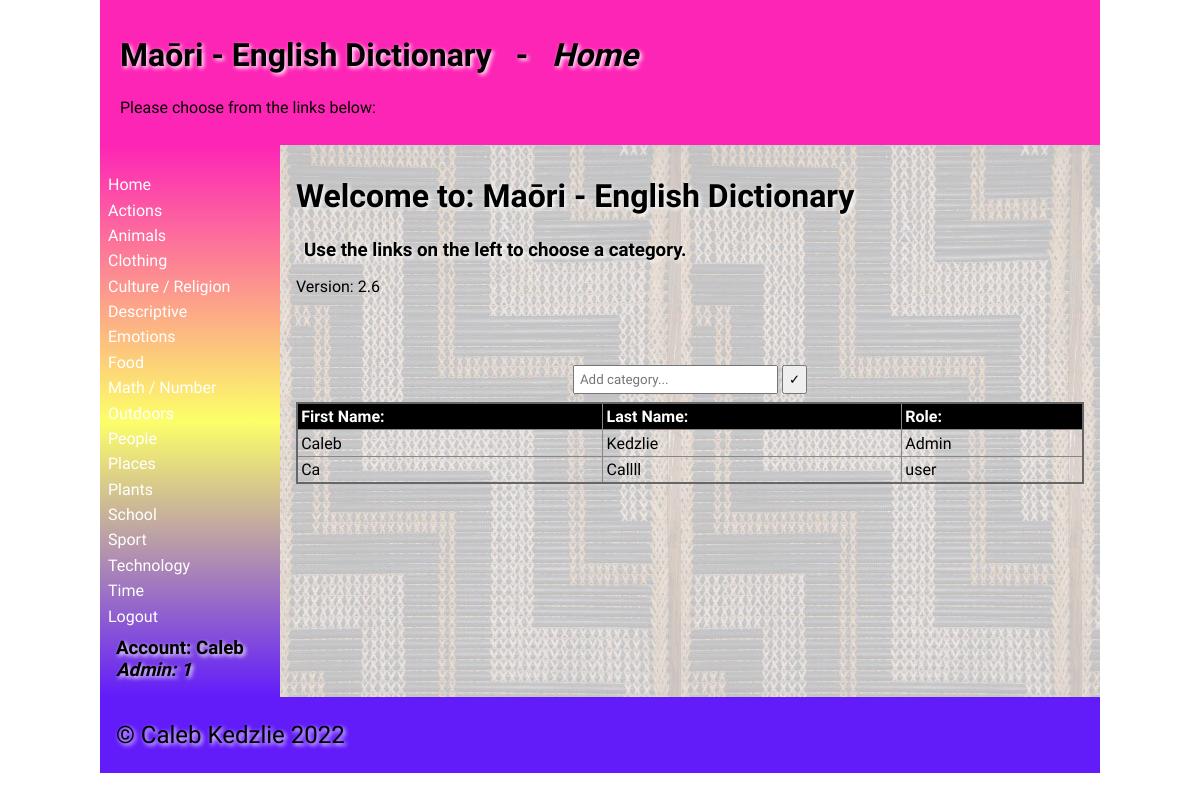
Screenshot of / (signed in) with the database file from the repository.
### tables this page shows
CREATE TABLE categories
(
	id integer /*autoincrement needs PK*/,
	category varchar(30)
, link varchar(30));

CREATE TABLE "users"
(
	id integer
		constraint users_pk
			primary key autoincrement,
	fname varchar(30),
	lname varchar(30),
	email varchar(60),
	password char(60),
	admin integer default 0 not null
);

### app.py (the view)
@app.route('/')
def render_homepage():
    return render_template('home.html', table=get_dictionary(), categories=get_categories(), users=get_users(),
                           logged_in=is_logged_in(), name=session.get('first_name'), admin=session.get('admin'))

### app.py (called while the page is built)
def create_connection(db_file):
    try:
        connection = sqlite3.connect(db_file)
        print(connection)
        return connection
    except Error as e:
        print(e)
    return None

def get_dictionary():
    con = create_connection(DB_NAME)
    query = "SELECT id, maori, english, category, definition, level FROM dictionary"
    cur = con.cursor()
    cur.execute(query)
    table = cur.fetchall()
    con.close()
    return table

def get_categories():
    con = create_connection(DB_NAME)
    query = "SELECT category, link FROM categories"
    cur = con.cursor()
    cur.execute(query)
    categories_table = cur.fetchall()
    con.close()
    return categories_table

def get_users():
    con = create_connection(DB_NAME)
    query = "SELECT fname, lname, admin FROM users"
    cur = con.cursor()
    cur.execute(query)
    user_table = cur.fetchall()
    con.close()
    return user_table

def is_logged_in():
    if session.get('email') is None:
        print("Currently not logged in")
        return False
    else:
        print("Currently logged in")
        return True

### templates/home.html (shortened to what this page needs)
{% extends "base.html" %}
{% block heading %}Maōri - English Dictionary &#160;&#160;-&#160;&#160; <em>Home</em>{% endblock %}
{% block main %}
<h1>Welcome to: Maōri - English Dictionary</h1>
<h3>Use the links on the left to choose a category.</h3>
<p>Version: 2.6</p>
{% if admin == 1: %}
<form class="small-form" method="POST">
    <div class="button-group">
        <input name="category" placeholder="Add category...">
        <input type="submit" name="button" value="✓">
    </div>
</form>
<div class="table">
    <table>
        <tr>
            <th>First Name:</th>
            <th>Last Name:</th>
            <th>Role:</th>
        </tr>
        {% for fname, lname, admin in users: %}
        <tr>
            <td>{{ fname }}</td>
            <td>{{ lname }}</td>
            {% if admin == 2: %}
            <td>Owner</td>
            {% elif admin == 1: %}
            <td>Admin</td>
            {% else: %}
            <td>user</td>
            {% endif %}
        </tr>
        {% endfor %}
    </table>
</div>
{% endif %}
{% endblock %}

### templates/base.html (shortened to what this page needs)
<!doctype html>
<html lang="en">
<head>
	<link href="{{ url_for('static', filename='css/style.css') }}" rel="stylesheet">
</head>
<body>
	<div id="container">
		<header>
			<div class="header">
				<h1>{% block heading %}{% endblock %}</h1>
				<p>Please choose from the links below:</p>
			</div>
		</header>
		<nav>
			<ul>
				<li><a href="\">Home</a></li>
				{% for category, link in categories %}
				<li><a href="\main\{{ link }}">{{ category }}</a></li>
        		{% endfor %}
				{% if logged_in: %}
					<li><a href="\logout">Logout</a></li>
					<h3>Account: {{ name }} <em>Admin: {{ admin }}</em></h3>
				{% else: %}
					<li><a href="\login">Login</a></li>
					<span></span>
					<h3>Not logged in.</h3>
				{% endif %}
			</ul>
		</nav>
		<main>
            {% block main %}{% endblock %}
        </main>
		<footer>
			<p>&copy; Caleb Kedzlie 2022</p>
		</footer>
	</div>
</body>
</html>

### static/css/style.css (style rules this page uses)
* { font-family: Comfortaa, sans-serif; margin: 0; padding: 0; box-sizing: border-box; }
#container { display: grid; grid-template-columns: 75px auto; grid-template-areas: 'nav header' 'main main' 'footer footer'; }
header { display: flex; flex-wrap: wrap; padding:20px; grid-area: header; background-color: #fd25b5; }
nav { grid-area: nav; }
main { grid-area: main; padding: 1rem; background-color: #edd; }
h1, h2 { padding: 1rem 0; font-family: 'Suez One', serif; color: #000; text-shadow: 2px 2px 4px #fff; }
h3, h4 { padding: 0.5rem; font-family: 'Suez One', serif; color: #000; text-shadow: 2px 2px 4px #fff; }
p { padding: 0.5rem 0; }
a { color: #222; }
table { width: 100%; border: 2px solid #666; border-collapse: collapse; }
th, td { border: 1px solid #888; padding: 0.2rem; text-align: left; }
th { background-color: #000; color: #fff; }
footer { grid-area: footer; padding: 1rem; background-color: #621cfa; }
footer p { color: #000; text-shadow: 2px 2px 4px #fff; font-size: 1.5rem; }
.small-form { margin:auto; }
.button-group { margin-top: 3rem; text-align: center; padding: 8px; }
.button-group input { margin-top: 5px; padding: 5px; }
@media only screen and (min-width: 768px) { #container { grid-template-columns: 180px auto; grid-template-areas: 'header header' 'nav main' 'footer footer'; } }
@media only screen and (min-width: 768px) { nav { background: linear-gradient(180deg, rgb(253, 37, 181) 0%, rgb(252, 255, 105) 50%, rgb(98, 28, 250) 100%); padding: 0.5rem; } }
@media only screen and (min-width: 768px) { nav ul { list-style: none; } }
@media only screen and (min-width: 768px) { nav li { padding: 0.2rem 0; } }
@media only screen and (min-width: 768px) { nav a { color: #fff; text-decoration: none; } }
@media only screen and (min-width: 768px) { main { background-image: url('/static/images/poutama.jpg'); } }
@media only screen and (min-width: 1000px) { #container { width: 1000px; margin: auto; } }

### rows the page displays
categories: category "Actions"
categories: category "Animals"
categories: category "Clothing"
categories: category "Culture / Religion"
categories: category "Descriptive"
categories: category "Emotions"
categories: category "Food"
categories: category "Math / Number"
categories: category "Outdoors"
categories: category "People"
categories: category "Places"
categories: category "Plants"
categories: category "School"
categories: category "Sport"
categories: category "Technology"
categories: category "Time"
users: fname "Caleb", lname "Kedzlie", admin "Admin"
users: fname "Ca", lname "Callll", admin "user"

### other values shown
{{ admin }} "1"
